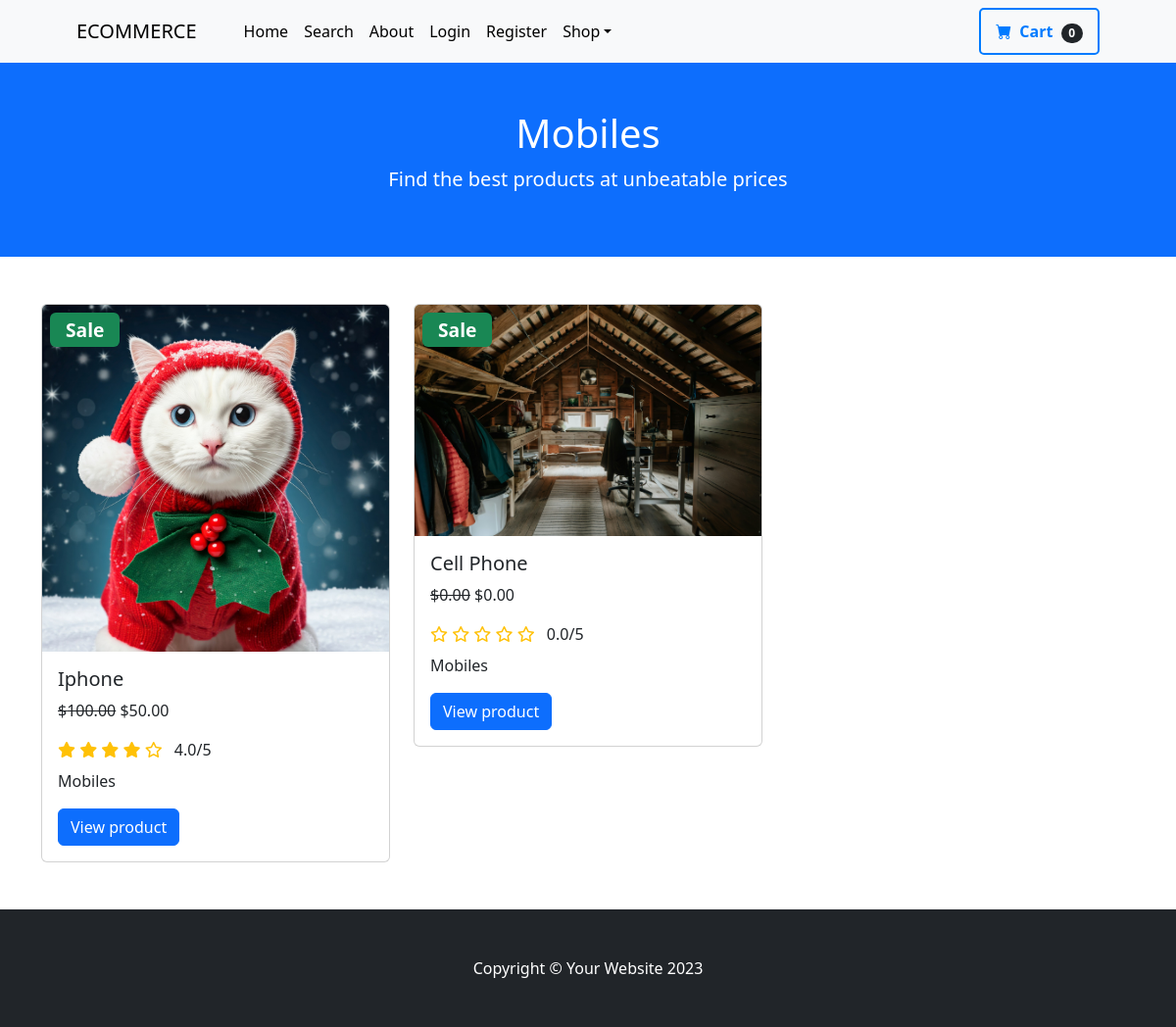
The app's page /category/Mobiles with its own data.
### store/models.py (models this page shows, shortened)
class Category(models.Model):
    name=models.CharField(max_length=50)
    def __str__(self):
        return self.name

class Product(models.Model) :
    name=models.CharField(max_length=100)
    price=models.DecimalField(default=0,decimal_places=2,max_digits=6)
    category=models.ForeignKey(Category,on_delete=models.CASCADE,default=1)
    description=models.CharField(max_length=250,default='',blank=True)
    image=models.ImageField(upload_to='uploads/product/')
    is_sale=models.BooleanField(default=0)
    sale_price=models.DecimalField(default=0,decimal_places=2,max_digits=6)
    rating = models.DecimalField(max_digits=3, decimal_places=1, default=0,help_text="Product rating out of 5.0"
    )

### store/views.py (the view)
# urls.py: path('category/<str:foo>',views.category,name='category'),
def category(request, foo):
    foo = foo.replace('-', ' ')
    try:
        category = Category.objects.get(name__iexact=foo)
        products = Product.objects.filter(category=category)
        return render(request, 'category.html', {'products': products, 'category': category})
    except Category.DoesNotExist:
        messages.error(request, "That Category Doesn't Exist")
        return redirect('home')

### cart/cart.py (called while the page is built)
    def __len__(self):
        return sum(item['quantity'] for item in self.cart.values())

### cart/context_processes.py (called while the page is built)
def cart(request):
    return {'cart':Cart(request)}

### store/templates/category.html
{% extends 'base.html' %}
{% block content %}
    <header class="bg-primary text-white text-center py-5">
        <div class="container">
            <h1>{{ category.name }}</h1>
            <p class="lead">Find the best products at unbeatable prices</p>
        </div>
    </header>
    <section class="py-5">
        <div class="container">
            <div class="row">
                {% for product in products %}
                <div class="col-md-4">
                    <div class="card position-relative">
                        {% if product.is_sale %}
                        <span class="badge bg-success position-absolute top-0 start-0 m-2" style="font-size: 1.2rem; padding: 0.5rem 1rem;">Sale</span>
                        {% endif %}
                        <img src="{{ product.image.url }}" class="card-img-top" alt="{{ product.name }}">
                        <div class="card-body">
                            <h5 class="card-title">{{ product.name }}</h5>
                            {% if product.is_sale %}
                            <p class="card-text"><strike>${{ product.price }}</strike> ${{ product.sale_price }}</p>
                            {% else %}
                            <p class="card-text">${{ product.price }}</p>
                            {% endif %}
                            <div class="mb-2">
                                {% for i in "12345" %}
                                    {% if product.rating >= forloop.counter %}
                                    <i class="fas fa-star text-warning"></i>
                                    {% else %}
                                    <i class="far fa-star text-warning"></i>
                                    {% endif %}
                                {% endfor %}
                                <span class="ms-2">{{ product.rating|floatformat:1 }}/5</span>
                            </div>
                            <p>{{ product.category }}</p>
                            <a href="{% url 'product' product.id %}" class="btn btn-primary">View product</a>
                        </div>
                    </div>
                </div>
                {% endfor %}
            </div>
        </div>
    </section>
{% endblock %}

### records on screen
Category: name "Mobiles"
Product: is_sale "Sale", image (picture), name "Iphone", price "100.00", sale_price "50.00", rating "4.0", category "Mobiles"
Product: is_sale "Sale", image (picture), name "Cell Phone", price "0.00", sale_price "0.00", rating "0.0", category "Mobiles"

### other values on screen
{{ cart|length }} "0"
